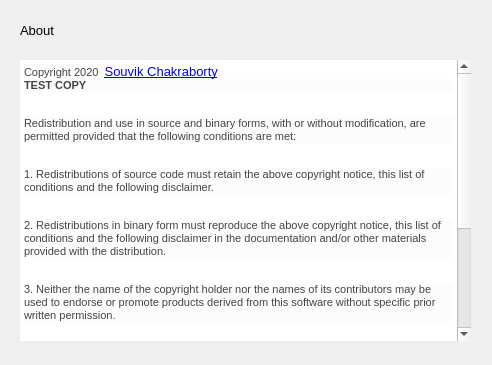
<?xml version="1.0" encoding="UTF-8"?>
<ui version="4.0">
 <class>Dialog</class>
 <widget class="QDialog" name="Dialog">
  <property name="geometry">
   <rect>
    <x>0</x>
    <y>0</y>
    <width>492</width>
    <height>365</height>
   </rect>
  </property>
  <property name="windowTitle">
   <string>Dialog</string>
  </property>
  <widget class="QLabel" name="label">
   <property name="geometry">
    <rect>
     <x>20</x>
     <y>20</y>
     <width>41</width>
     <height>21</height>
    </rect>
   </property>
   <property name="font">
    <font>
     <pointsize>10</pointsize>
    </font>
   </property>
   <property name="text">
    <string>About</string>
   </property>
  </widget>
  <widget class="QTextBrowser" name="textBrowser">
   <property name="geometry">
    <rect>
     <x>20</x>
     <y>60</y>
     <width>451</width>
     <height>281</height>
    </rect>
   </property>
   <property name="autoFillBackground">
    <bool>true</bool>
   </property>
   <property name="frameShape">
    <enum>QFrame::NoFrame</enum>
   </property>
   <property name="frameShadow">
    <enum>QFrame::Plain</enum>
   </property>
   <property name="lineWidth">
    <number>0</number>
   </property>
   <property name="html">
    <string>&lt;!DOCTYPE HTML PUBLIC &quot;-//W3C//DTD HTML 4.0//EN&quot; &quot;http://www.w3.org/TR/REC-html40/strict.dtd&quot;&gt;
&lt;html&gt;&lt;head&gt;&lt;meta name=&quot;qrichtext&quot; content=&quot;1&quot; /&gt;&lt;style type=&quot;text/css&quot;&gt;
p, li { white-space: pre-wrap; }
&lt;/style&gt;&lt;/head&gt;&lt;body style=&quot; font-family:'MS Shell Dlg 2'; font-size:8.25pt; font-weight:400; font-style:normal;&quot;&gt;
&lt;p style=&quot; margin-top:0px; margin-bottom:0px; margin-left:0px; margin-right:0px; -qt-block-indent:0; text-indent:0px;&quot;&gt;&lt;span style=&quot; font-family:'Open Sans'; font-size:8pt; color:#444444; background-color:#fcfcfc;&quot;&gt;Copyright 2020 &lt;/span&gt; &lt;a href=&quot;https://github.com/souvikchakraborty98/WACOM/blob/master/README.md&quot;&gt;&lt;span style=&quot; font-size:10pt; text-decoration: underline; color:#0000ff;&quot;&gt;Souvik Chakraborty&lt;/span&gt;&lt;/a&gt;&lt;/p&gt;
&lt;p style=&quot; margin-top:0px; margin-bottom:25px; margin-left:0px; margin-right:0px; -qt-block-indent:0; text-indent:0px; background-color:#fcfcfc;&quot;&gt;&lt;span style=&quot; font-family:'Open Sans'; font-size:8pt; font-weight:600; color:#444444; background-color:#fcfcfc;&quot;&gt;TEST COPY&lt;/span&gt;&lt;/p&gt;
&lt;p style=&quot; margin-top:0px; margin-bottom:25px; margin-left:0px; margin-right:0px; -qt-block-indent:0; text-indent:0px; background-color:#fcfcfc;&quot;&gt;&lt;span style=&quot; font-family:'Open Sans'; font-size:8pt; color:#444444; background-color:#fcfcfc;&quot;&gt;Redistribution and use in source and binary forms, with or without modification, are permitted provided that the following conditions are met:&lt;/span&gt;&lt;/p&gt;
&lt;p style=&quot; margin-top:0px; margin-bottom:25px; margin-left:0px; margin-right:0px; -qt-block-indent:0; text-indent:0px; background-color:#fcfcfc;&quot;&gt;&lt;span style=&quot; font-family:'Open Sans'; font-size:8pt; color:#444444; background-color:#fcfcfc;&quot;&gt;1. Redistributions of source code must retain the above copyright notice, this list of conditions and the following disclaimer.&lt;/span&gt;&lt;/p&gt;
&lt;p style=&quot; margin-top:0px; margin-bottom:25px; margin-left:0px; margin-right:0px; -qt-block-indent:0; text-indent:0px; background-color:#fcfcfc;&quot;&gt;&lt;span style=&quot; font-family:'Open Sans'; font-size:8pt; color:#444444; background-color:#fcfcfc;&quot;&gt;2. Redistributions in binary form must reproduce the above copyright notice, this list of conditions and the following disclaimer in the documentation and/or other materials provided with the distribution.&lt;/span&gt;&lt;/p&gt;
&lt;p style=&quot; margin-top:0px; margin-bottom:25px; margin-left:0px; margin-right:0px; -qt-block-indent:0; text-indent:0px; background-color:#fcfcfc;&quot;&gt;&lt;span style=&quot; font-family:'Open Sans'; font-size:8pt; color:#444444; background-color:#fcfcfc;&quot;&gt;3. Neither the name of the copyright holder nor the names of its contributors may be used to endorse or promote products derived from this software without specific prior written permission.&lt;/span&gt;&lt;/p&gt;
&lt;p style=&quot; margin-top:0px; margin-bottom:25px; margin-left:0px; margin-right:0px; -qt-block-indent:0; text-indent:0px; background-color:#fcfcfc;&quot;&gt;&lt;span style=&quot; font-family:'Open Sans'; font-size:8pt; color:#444444; background-color:#fcfcfc;&quot;&gt;THIS SOFTWARE IS PROVIDED BY THE COPYRIGHT HOLDERS AND CONTRIBUTORS &amp;quot;AS IS&amp;quot; AND ANY EXPRESS OR IMPLIED WARRANTIES, INCLUDING, BUT NOT LIMITED TO, THE IMPLIED WARRANTIES OF MERCHANTABILITY AND FITNESS FOR A PARTICULAR PURPOSE ARE DISCLAIMED. IN NO EVENT SHALL THE COPYRIGHT HOLDER OR CONTRIBUTORS BE LIABLE FOR ANY DIRECT, INDIRECT, INCIDENTAL, SPECIAL, EXEMPLARY, OR CONSEQUENTIAL DAMAGES (INCLUDING, BUT NOT LIMITED TO, PROCUREMENT OF SUBSTITUTE GOODS OR SERVICES; LOSS OF USE, DATA, OR PROFITS; OR BUSINESS INTERRUPTION) HOWEVER CAUSED AND ON ANY THEORY OF LIABILITY, WHETHER IN CONTRACT, STRICT LIABILITY, OR TORT (INCLUDING NEGLIGENCE OR OTHERWISE) ARISING IN ANY WAY OUT OF THE USE OF THIS SOFTWARE, EVEN IF ADVISED OF THE POSSIBILITY OF SUCH DAMAGE.&lt;/span&gt;&lt;/p&gt;&lt;/body&gt;&lt;/html&gt;</string>
   </property>
   <property name="openExternalLinks">
    <bool>true</bool>
   </property>
  </widget>
 </widget>
 <resources/>
 <connections/>
</ui>
